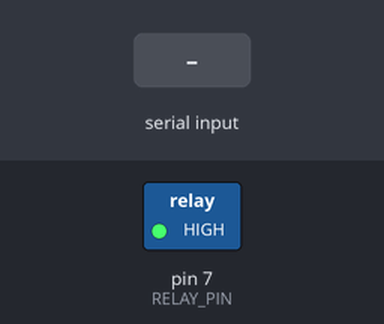
This sketch was run on a simulated Arduino Uno, built with avr-gcc and run on an emulated ATmega328P. Parts: switched loads named in the sketch (green lamp = pin HIGH). Inputs (shaded band) come from the test bench. The local clock reads 2024-03-15 10:24:30 at power-on unless the sketch sets it; what the sketch prints to the serial monitor is not drawn.

Above: at 2.2 s.
2.3 s: "1" received over the second serial link
At 3.5 s:
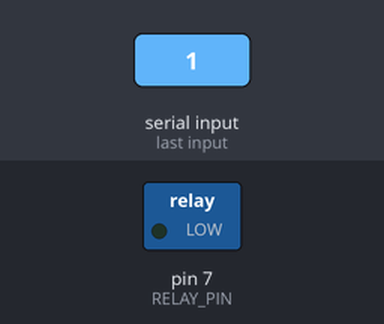
3.8 s: "0" received over the second serial link
At 4.2 s:
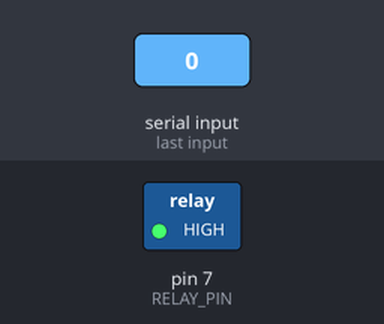
Timing chart, 0 to 6.8 s (numbered marks = the images above; inputs shaded):
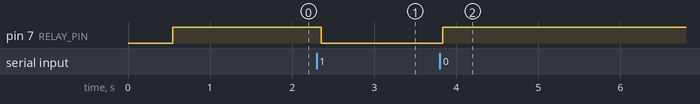

Measured:
- after the input at 2.3 s, pin 7 (RELAY_PIN): HIGH → LOW after 0.06 s
- after the input at 3.8 s, pin 7 (RELAY_PIN): LOW → HIGH at once

The sketch:

sketch_feb14d.ino
```cpp
#include <Wire.h>
#include <RTClib.h>
#include <SoftwareSerial.h>

RTC_DS3231 rtc;  // RTC object

#define RELAY_PIN 7  // LOW-LEVEL TRIGGER RELAY
SoftwareSerial BTSerial(10, 11); // RX, TX (Connect HC-05 TX to pin 10, RX to pin 11)

char receivedChar;
bool newData = false;
bool bluetoothConnected = false;
bool relayState = false;  // Store relay state (false = ON, true = OFF)
unsigned long lastBTCheck = 0;
const unsigned long btTimeout = 60000; // 10 seconds Bluetooth timeout

void setup() {
  Serial.begin(9600);      // Serial Monitor
  BTSerial.begin(9600);    // Bluetooth Module
  pinMode(RELAY_PIN, OUTPUT);
  digitalWrite(RELAY_PIN, LOW); // Default ON (6 PM - 6 AM behavior)

  Serial.println("System Starting...");
  Serial.println("Waiting for Bluetooth connection...");

  // RTC Initialization
  if (!rtc.begin()) {
    Serial.println("ERROR: Couldn't find RTC! System Halted.");
    while (1);
  } else {
    Serial.println("RTC Module Detected.");
  }

  // Self-Test for RELAY_PIN (D7)
  Serial.println("Testing RELAY_PIN (D7)...");
  digitalWrite(RELAY_PIN, LOW);
  delay(500);
  if (digitalRead(RELAY_PIN) == LOW) {
    Serial.println("✅ D7 is WORKING (LOW detected - Relay ON)");
  } else {
    Serial.println("❌ ERROR: D7 is NOT responding (LOW failed)");
  }

  digitalWrite(RELAY_PIN, HIGH);
  delay(500);
  if (digitalRead(RELAY_PIN) == HIGH) {
    Serial.println("✅ D7 is WORKING (HIGH detected - Relay OFF)");
  } else {
    Serial.println("❌ ERROR: D7 is NOT responding (HIGH failed)");
  }

  // Set initial state based on RTC
  DateTime now = rtc.now();
  relayState = !(now.hour() >= 18 || now.hour() < 6);  // *False (ON) between 6 PM - 6 AM, True (OFF) otherwise*
  digitalWrite(RELAY_PIN, relayState ? HIGH : LOW);
}

void loop() {
  // *Check for Bluetooth Data*
  if (BTSerial.available() > 0) {
    receivedChar = BTSerial.read();
    newData = true;
    bluetoothConnected = true;
    lastBTCheck = millis(); // Reset Bluetooth timeout
  }

  // *Check if Bluetooth is Inactive*
  if (millis() - lastBTCheck > btTimeout) {
    if (bluetoothConnected) {
      Serial.println("⚠ WARNING: No Bluetooth activity detected! Reverting to previous relay state.");
      bluetoothConnected = false; // Mark Bluetooth as disconnected
    }
  }

  // *Process Bluetooth Command*
  if (newData) {
    Serial.print("📡 Bluetooth Command Received: ");
    Serial.println(receivedChar);

    if (receivedChar == '1') {
      relayState = false;  // *ON*
    } else if (receivedChar == '0') {
      relayState = true;   // *OFF*
    }

    digitalWrite(RELAY_PIN, relayState ? HIGH : LOW);  // Apply relay state
    Serial.println(relayState ? "💡 Light Status: OFF (Bluetooth Command)" : "💡 Light Status: ON (Bluetooth Command)");
    newData = false;
  }

  // *RTC-based Automatic Control (only if Bluetooth is inactive)*
  if (!bluetoothConnected) {
    DateTime now = rtc.now();
    bool rtcState = !(now.hour() >= 18 || now.hour() < 6); // *False (ON) between 6 PM - 6 AM, True (OFF) otherwise*

    // RTC mode should only take over if Bluetooth is inactive,
    // and should not change the state if the relay was on/off previously.
    if (rtcState != relayState) {
      relayState = rtcState; // Apply RTC logic (ON or OFF based on time)
      digitalWrite(RELAY_PIN, relayState ? HIGH : LOW);  // Apply relay state based on RTC logic
    }

    // Print the current RTC time and relay state
    Serial.print("🕒 RTC Time: ");
    Serial.print(now.hour());
    Serial.print(":");
    Serial.print(now.minute());
    Serial.print(":");
    Serial.print(now.second());
    Serial.println(rtcState ? " -> Night Mode: ON" : " -> Night Mode: OFF");

    Serial.println(relayState ? "💡 Light Status: OFF (RTC Mode)" : "💡 Light Status: ON (RTC Mode)");
  } else {
    // *Bluetooth Connected: Keep Light in Last Commanded State*
    digitalWrite(RELAY_PIN, relayState ? HIGH : LOW);
    Serial.println("📡 Bluetooth Connected: Keeping Last Commanded State.");
  }

  delay(100); // Print status every5 seconds
}
```
